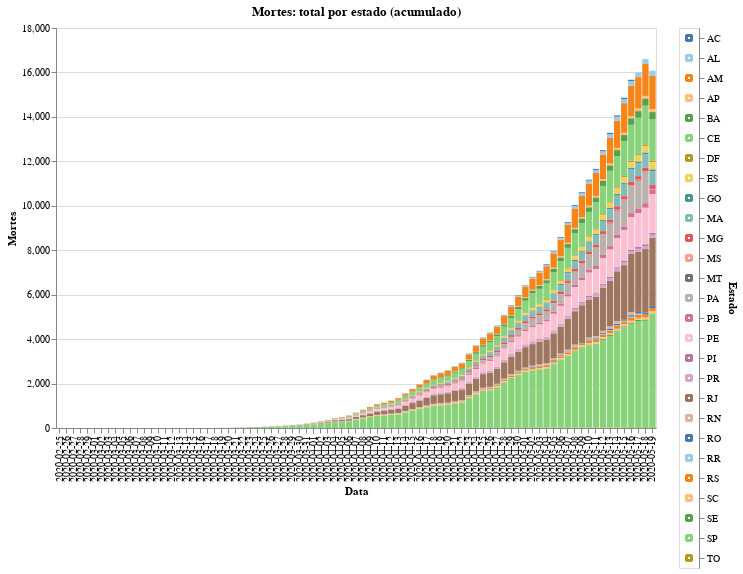

The cell this chart's notebook holds for it:
### Code cell
#hide_input
opt = df[STATE_COLUMN].unique()
opt.sort()
input_dropdown = alt.binding_select(options=opt)
selection1 = alt.selection_single(fields=[STATE_COLUMN], bind=input_dropdown, name=' ')
selection2 = alt.selection_multi(fields=[STATE_COLUMN], on='mouseover')
color = alt.condition(selection1 | selection2,
                    alt.Color(STATE_COLUMN+':N', scale=alt.Scale(scheme='tableau20'), legend=None),
                    alt.value('lightgray'))

chart = alt.Chart(df).mark_bar().encode(
    x=alt.X(DATE_COLUMN+':O', axis=alt.Axis(title=DATE_COLUMN)),
    y=alt.Y(DEATH_COLUMN, axis=alt.Axis(title=DEATH_COLUMN)),
    color=color,
    tooltip=[DATE_COLUMN, STATE_COLUMN, DEATH_COLUMN],
    order=alt.Order(
    STATE_COLUMN,
    sort='descending'
    )
).properties(
    title=DEATHS+": "+TOTAL_BY_STATE+' ('+ACCUMULATED+')'
).add_selection(
    selection1, selection2
).transform_filter(
    selection1
)

legend = alt.Chart(df).mark_point().encode(
    y=alt.Y(STATE_COLUMN+':N', axis=alt.Axis(orient='right')),
    color=color
).add_selection(
    selection1, selection2
)

chart.properties(width=CHART_WIDTH, height=CHART_HEIGHT) | legend

### Figure 1 — Vega-Lite specification as saved in the notebook (floating-point values rounded to 4 significant figures; data arrays with more than 128 entries replaced by an {"elided": "..."} marker saying what was removed)
{"config": {"view": {"continuousWidth": 400, "continuousHeight": 300}}, "hconcat": [{"mark": "bar", "encoding": {"color": {"condition": {"type": "nominal", "field": "Estado", "legend": null, "scale": {"scheme": "tableau20"}, "selection": {"or": [" ", "selector002"]}}, "value": "lightgray"}, "order": {"type": "nominal", "field": "Estado", "sort": "descending"}, "tooltip": [{"type": "nominal", "field": "Data"}, {"type": "nominal", "field": "Estado"}, {"type": "quantitative", "field": "Mortes"}], "x": {"type": "ordinal", "axis": {"title": "Data"}, "field": "Data"}, "y": {"type": "quantitative", "axis": {"title": "Mortes"}, "field": "Mortes"}}, "height": 400, "selection": {" ": {"type": "single", "fields": ["Estado"], "bind": {"input": "select", "options": ["AC", "AL", "AM", "AP", "BA", "CE", "DF", "ES", "GO", "MA", "MG", "MS", "MT", "PA", "PB", "PE", "PI", "PR", "RJ", "RN", "RO", "RR", "RS", "SC", "SE", "SP", "TO"]}}, "selector002": {"type": "multi", "fields": ["Estado"], "on": "mouseover"}}, "title": "Mortes: total por estado (acumulado)", "transform": [{"filter": {"selection": " "}}], "width": 600}, {"mark": "point", "encoding": {"color": {"condition": {"type": "nominal", "field": "Estado", "legend": null, "scale": {"scheme": "tableau20"}, "selection": {"or": [" ", "selector002"]}}, "value": "lightgray"}, "y": {"type": "nominal", "axis": {"orient": "right"}, "field": "Estado"}}, "selection": {" ": {"type": "single", "fields": ["Estado"], "bind": {"input": "select", "options": ["AC", "AL", "AM", "AP", "BA", "CE", "DF", "ES", "GO", "MA", "MG", "MS", "MT", "PA", "PB", "PE", "PI", "PR", "RJ", "RN", "RO", "RR", "RS", "SC", "SE", "SP", "TO"]}}, "selector002": {"type": "multi", "fields": ["Estado"], "on": "mouseover"}}}], "data": {"name": "data-431dd27976017aa3a2e8f094ab8f388e"}, "$schema": "https://vega.github.io/schema/vega-lite/v4.8.1.json", "datasets": {"data-431dd27976017aa3a2e8f094ab8f388e": {"elided": "1769 records"}}}
